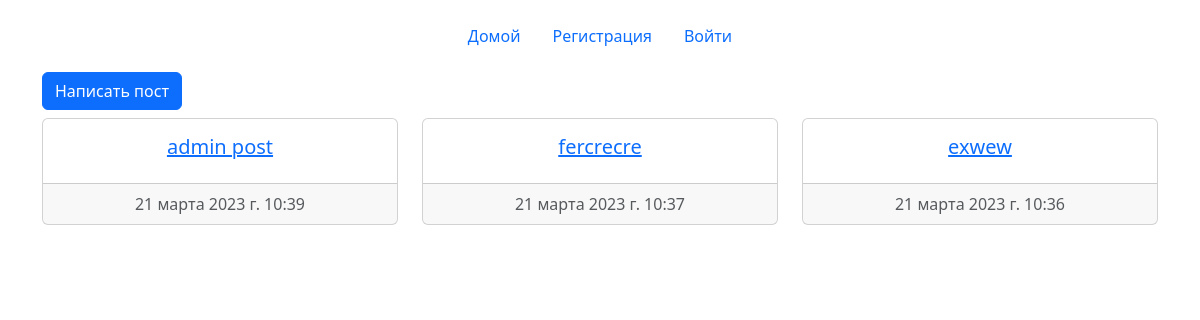
Before: / with the older database file.
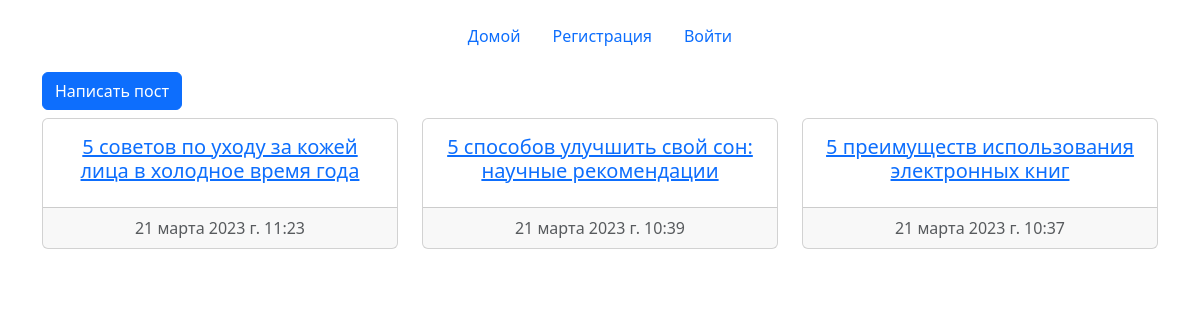
After: the same page with the newer database file.
### main/models.py (models this page shows, shortened)
class Post(models.Model):
    title = models.CharField('Заголовок', max_length=100)
    slug = models.SlugField(max_length=100, unique=True, blank=True)
    text = models.TextField('Текст', max_length=10000)
    date = models.DateTimeField('Дата публикации', auto_now_add=True, blank=True)
    author = models.ForeignKey(User, on_delete=models.CASCADE, related_name='posts', blank=True,
                               null=True)
    anonimus = models.BooleanField('Аноним', blank=True, default=True)
    anonimus_name = models.CharField('Аноним', max_length=10, blank=True, default='Аноним')
    image = models.ImageField('Изображение', upload_to='post_image', null=True, blank=True)
    class Meta:
        verbose_name = 'Пост'
        verbose_name_plural = 'Посты'
        ordering = ['-date']
    def get_absolute_url(self):
        return reverse('post', kwargs={'slug': self.slug})

### main/views.py (the view)
# urls.py: path('', PostsListView.as_view(), name='posts_list'),
class PostsListView(ListView):
    model = Post
    template_name = 'posts/posts_list.html'

### templates/posts/posts_list.html (shortened to what this page needs)
{% extends 'base.html' %}
{% block content %}
<a class="btn btn-primary mb-2 " href="{% url 'create_post' %}" role="button">Написать пост</a>
<div class="row">
    {% for post in object_list %}
    <div class="col-4 mb-4">
        <div class="card text-center">
            <div class="card-body">
                <a href="{{post.get_absolute_url}}"><h5 class="card-title">{{post.title}}</h5></a>
            </div>
            <div class="card-footer text-muted">
                {{post.date}}
            </div>
        </div>
    </div>
    {% endfor %}
    {% endblock %}

### templates/base.html (shortened to what this page needs)
{% load static %}
<!doctype html>
<html lang="ru">
<head>
    <link href="https://cdn.jsdelivr.net/npm/bootstrap@5.3.0-alpha1/dist/css/bootstrap.min.css" rel="stylesheet"
>
</head>
<body>
<div class="container">
    {% block navbar %}
    <header class="d-flex  justify-content-center py-3">
        <ul class="nav nav-pills">
            <li class="nav-item"><a href='{% url "posts_list"  %}' class="nav-link">Домой</a></li>
            {% if user.is_authenticated %}
            <li class="nav-item"><a href="{% url 'profile' %}" class="nav-link">{{user.username}}</a></li>
            <li class="nav-item"><a href='{% url "logout"  %}' class="nav-link">выход</a></li>
            {% else %}
            <li class="nav-item"><a href='{% url "register"  %}' class="nav-link">Регистрация</a></li>
            <li class="nav-item"><a href='{% url "login"  %}' class="nav-link">Войти</a></li>
            {% endif %}
        </ul>
    </header>
    {% endblock %}
    {% block content %}
    {% endblock %}
</div>
</body>
</html>

Changed rows visible on the page:
removed Post: title "exwew", date "21 марта 2023 г. 10:36"
added Post: title "5 советов по уходу за кожей лица в холодное время года", date "21 марта 2023 г. 11:23"
changed Post: title "admin post" → "5 способов улучшить свой сон: научные рекомендации"
changed Post: title "fercrecre" → "5 преимуществ использования электронных книг"
